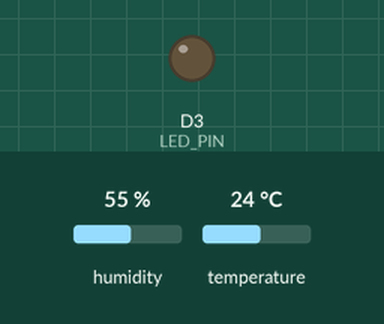
Bench run of a sketch on a simulated Arduino MKR. On the bench: output pins drawn as LEDs (lit = HIGH). The inputs (shaded band) are chosen by the test bench; at power-on: temperature 24 °C, humidity 55 %. WiFi joins after 1.5 s; servers stay silent unless stated; what the sketch prints to the serial monitor is not drawn.

Above: at 1.2 s.
1.3 s: temperature set to 29 °C
11.0 s: temperature set to 32 °C
At 23.4 s:
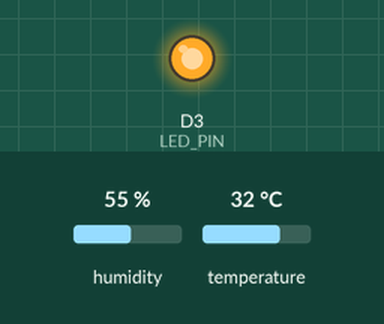
Timing chart, 0 to 24.9 s (numbered marks = the images above; inputs shaded):
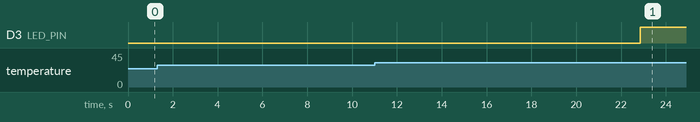

The sketch:

ReadTempAndHumidity.ino
```cpp
// (licence header left out)
// Include the DHT11 library for interfacing with the sensor.
#include "sceret.h"
#include "ThingSpeak.h" // always include thingspeak header file after other header files and custom macros
#include <WiFiNINA.h>
#include <DHT11.h>
#define LED_PIN 3

char ssid[] = SECRET_SSID;   // your network SSID (name)
char pass[] = SECRET_PASS;   // your network password
int keyIndex = 0;            // your network key Index number (needed only for WEP)
WiFiClient  client;
DHT11 dht11(2);
const int sendInterval = 15000;


unsigned long myChannelNumber = SECRET_CH_ID;
const char * myWriteAPIKey = SECRET_WRITE_APIKEY;

// Initialize our values
String myStatus = "";

int temperature = 0;
int humidity = 0;
bool tempAlert = false;

void setup() {
  Serial.begin(9600);      // Initialize serial
  while (!Serial) {
    ; // wait for serial port to connect. Needed for Leonardo native USB port only
  }
  pinMode(LED_PIN, OUTPUT);
  digitalWrite(LED_PIN, LOW);
  ThingSpeak.begin(client);  // Initialize ThingSpeak
}

void loop() {

  ConnectWiFi();
  getTempHumidity();
  tempCheck();
  writeThingSpeak();
  delay(sendInterval);
}

void tempCheck(){
  if (temperature > 30) {
    tempAlert = true;
    digitalWrite(LED_PIN, HIGH);
    Serial.println("Warning Temprature above 30c");
  }
  else {
    tempAlert = false;
    digitalWrite(LED_PIN, LOW);
  }

}

void writeThingSpeak(){
  ThingSpeak.setField(1, temperature);
  ThingSpeak.setField(2, humidity);
  ThingSpeak.setField(3, tempAlert);


  // set the status
  ThingSpeak.setStatus(myStatus);

  // write to the ThingSpeak channel
  int x = ThingSpeak.writeFields(myChannelNumber, myWriteAPIKey);
  if(x == 200){
    Serial.println("Channel update successful.");
  }
  else{
    Serial.println("Problem updating channel. HTTP error code " + String(x));
  }


}

void ConnectWiFi(){
  if(WiFi.status() != WL_CONNECTED){
    Serial.print("Attempting to connect to SSID: ");
    Serial.println(SECRET_SSID);
    while(WiFi.status() != WL_CONNECTED){
      WiFi.begin(ssid, pass);  // Connect to WPA/WPA2 network. Change this line if using open or WEP network
      Serial.print(".");
      delay(5000);
    }
    Serial.println("\nConnected.");
  }
}


void getTempHumidity(){
  temperature = 0;
  humidity = 0;

  int result = dht11.readTemperatureHumidity(temperature, humidity);
      // Check the results of the readings.
    // If the reading is successful, print the temperature and humidity values.
    // If there are errors, print the appropriate error messages.
    if (result == 0) {
        Serial.print("Temperature: ");
        Serial.print(temperature);
        Serial.print(" °C\tHumidity: ");
        Serial.print(humidity);
        Serial.println(" %");
    } else {
        // Print error message based on the error code.
        Serial.println(DHT11::getErrorString(result));
    }
}
```

Sceret.h
```cpp
#define SECRET_SSID "gurveen’s iphone"
#define SECRET_PASS "kaur2222"
#define SECRET_CH_ID 2507543
#define SECRET_WRITE_APIKEY "NRLSFH3CDO60WC8H"

// #gurveen’s iphone
```

Measured:
- the behaviour switches between 30 and 31 °C on temperature (found by bisection; images 0 and 1)
- after the input at 1.3 s, every drawn part: stays the same
- after the input at 11.0 s, D3 (LED_PIN): LOW → HIGH after 11.9 s
